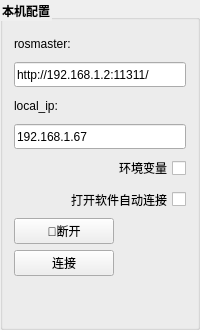
                    <widget class="QGroupBox" name="groupBox">
                     <property name="font">
                      <font>
                       <weight>75</weight>
                       <bold>true</bold>
                      </font>
                     </property>
                     <property name="styleSheet">
                      <string notr="true">QGroupBox::title{
font-size:13px;
front-weight:bold;
}</string>
                     </property>
                     <property name="title">
                      <string>本机配置</string>
                     </property>
                     <layout class="QVBoxLayout" name="verticalLayout_25">
                      <item>
                       <layout class="QVBoxLayout" name="verticalLayout_43">
                        <item>
                         <widget class="QLabel" name="label_9">
                          <property name="sizePolicy">
                           <sizepolicy hsizetype="Preferred" vsizetype="Expanding">
                            <horstretch>0</horstretch>
                            <verstretch>0</verstretch>
                           </sizepolicy>
                          </property>
                          <property name="minimumSize">
                           <size>
                            <width>0</width>
                            <height>25</height>
                           </size>
                          </property>
                          <property name="text">
                           <string>rosmaster:</string>
                          </property>
                         </widget>
                        </item>
                        <item>
                         <widget class="QLineEdit" name="line_edit_master">
                          <property name="sizePolicy">
                           <sizepolicy hsizetype="Expanding" vsizetype="Expanding">
                            <horstretch>0</horstretch>
                            <verstretch>0</verstretch>
                           </sizepolicy>
                          </property>
                          <property name="minimumSize">
                           <size>
                            <width>0</width>
                            <height>25</height>
                           </size>
                          </property>
                          <property name="text">
                           <string>http://192.168.1.2:11311/</string>
                          </property>
                         </widget>
                        </item>
                       </layout>
                      </item>
                      <item>
                       <layout class="QVBoxLayout" name="verticalLayout">
                        <item>
                         <widget class="QLabel" name="label_19">
                          <property name="sizePolicy">
                           <sizepolicy hsizetype="Preferred" vsizetype="Expanding">
                            <horstretch>0</horstretch>
                            <verstretch>0</verstretch>
                           </sizepolicy>
                          </property>
                          <property name="minimumSize">
                           <size>
                            <width>0</width>
                            <height>25</height>
                           </size>
                          </property>
                          <property name="text">
                           <string>local_ip: </string>
                          </property>
                         </widget>
                        </item>
                        <item>
                         <widget class="QLineEdit" name="line_edit_host">
                          <property name="sizePolicy">
                           <sizepolicy hsizetype="Expanding" vsizetype="Expanding">
                            <horstretch>0</horstretch>
                            <verstretch>0</verstretch>
                           </sizepolicy>
                          </property>
                          <property name="minimumSize">
                           <size>
                            <width>0</width>
                            <height>25</height>
                           </size>
                          </property>
                          <property name="text">
                           <string>192.168.1.67</string>
                          </property>
                         </widget>
                        </item>
                       </layout>
                      </item>
                      <item>
                       <widget class="QCheckBox" name="checkbox_use_environment">
                        <property name="minimumSize">
                         <size>
                          <width>0</width>
                          <height>26</height>
                         </size>
                        </property>
                        <property name="layoutDirection">
                         <enum>Qt::RightToLeft</enum>
                        </property>
                        <property name="text">
                         <string>环境变量</string>
                        </property>
                       </widget>
                      </item>
                      <item>
                       <widget class="QCheckBox" name="checkbox_remember_settings">
                        <property name="minimumSize">
                         <size>
                          <width>0</width>
                          <height>25</height>
                         </size>
                        </property>
                        <property name="layoutDirection">
                         <enum>Qt::RightToLeft</enum>
                        </property>
                        <property name="text">
                         <string>打开软件自动连接</string>
                        </property>
                       </widget>
                      </item>
                      <item>
                       <widget class="QPushButton" name="pushButton">
                        <property name="sizePolicy">
                         <sizepolicy hsizetype="Minimum" vsizetype="Expanding">
                          <horstretch>0</horstretch>
                          <verstretch>0</verstretch>
                         </sizepolicy>
                        </property>
                        <property name="minimumSize">
                         <size>
                          <width>0</width>
                          <height>0</height>
                         </size>
                        </property>
                        <property name="maximumSize">
                         <size>
                          <width>100</width>
                          <height>16777215</height>
                         </size>
                        </property>
                        <property name="text">
                         <string>🔗断开</string>
                        </property>
                       </widget>
                      </item>
                      <item>
                       <widget class="QPushButton" name="button_connect">
                        <property name="enabled">
                         <bool>true</bool>
                        </property>
                        <property name="sizePolicy">
                         <sizepolicy hsizetype="MinimumExpanding" vsizetype="Expanding">
                          <horstretch>0</horstretch>
                          <verstretch>0</verstretch>
                         </sizepolicy>
                        </property>
                        <property name="minimumSize">
                         <size>
                          <width>100</width>
                          <height>0</height>
                         </size>
                        </property>
                        <property name="maximumSize">
                         <size>
                          <width>100</width>
                          <height>16777215</height>
                         </size>
                        </property>
                        <property name="toolTip">
                         <string>Set the target to the current joint trajectory state.</string>
                        </property>
                        <property name="statusTip">
                         <string>Clear all waypoints and set the target to the current joint trajectory state.</string>
                        </property>
                        <property name="text">
                         <string>连接</string>
                        </property>
                        <property name="icon">
                         <iconset resource="../resources/images.qrc">
                          <normaloff>:/images/line.png</normaloff>:/images/line.png</iconset>
                        </property>
                       </widget>
                      </item>
                      <item>
                       <spacer name="verticalSpacer_18">
                        <property name="orientation">
                         <enum>Qt::Vertical</enum>
                        </property>
                        <property name="sizeHint" stdset="0">
                         <size>
                          <width>20</width>
                          <height>40</height>
                         </size>
                        </property>
                       </spacer>
                      </item>
                     </layout>
                    </widget>
